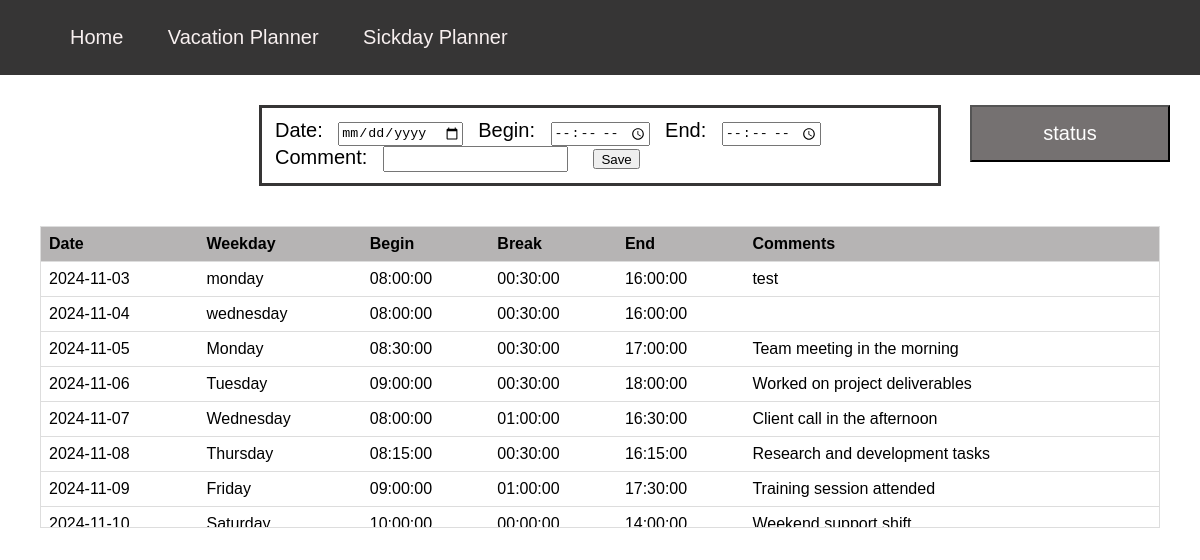
The page / on the database its author committed.
### tables this page shows
CREATE TABLE `day` (
  `id` int(11) NOT NULL,
  `date` date NOT NULL,
  `weekday` text DEFAULT NULL,
  `time_started` time DEFAULT NULL,
  `time_ended` time DEFAULT NULL,
  `time_worked` time DEFAULT NULL,
  `time_break` time DEFAULT NULL,
  `comment` text NOT NULL
);

### index.php (the view, shortened to what this page needs)
<!DOCTYPE html>
<html lang="en">
<head>
    <link rel="stylesheet" href="main.css">
</head>
<body>
    <nav class="navigation">
        <div class="navlist">
            <ul>
                <li class="navelement"><a href="index.html" class="navlink">Home</a></li>
                <li class="navelement"><a href="vacation.html" class="navlink">Vacation Planner</a></li>
                <li class="navelement"><a href="sickdays.html" class="navlink">Sickday Planner</a></li>
            </ul>
        </div>
    </nav>
    <main>
        <div class="notifbuttonbox">
            <button type="button" class="statsbutton"><a href="vacationstatus.html">status</a></button>
        </div>
        <div class="vacationbox">
            <form action="<?php echo htmlspecialchars($_SERVER["PHP_SELF"]);?>" method="POST" class="vacationform">
                Date: <input type="date" name="date" class="vacainput" required>
                Begin: <input type="time" name="time_started" class="vacainput" required>
                End: <input type="time" name="time_ended" class="vacainput" required>
                Comment: <input type="text" name="comment" class="vacainput">
                <input type="submit" value="Save" class="vacainput">
            </form>
        </div>
        <div class="table-container">
            <table>
                <thead>
                    <tr>
                        <th>Date</th>
                        <th>Weekday</th>
                        <th>Begin</th>
                        <th>Break</th>
                        <th>End</th>
                        <th>Comments</th>
                    </tr>
                </thead>
                <tbody>
                    <?php
                    $servername = "localhost";
                    $username = "root";
                    $password = "";
                    $dbname = "time_management";
                    $conn = new mysqli($servername, $username, $password, $dbname);
                    $sql = "SELECT * FROM day ORDER BY date";
                    $result = $conn->query($sql);
                    if ($result->num_rows > 0) {
                        while($row = $result->fetch_assoc()) {
                            echo "<tr>";
                            echo "<td>" . $row["date"] . "</td>";
                            echo "<td>" . $row["weekday"] . "</td>";
                            echo "<td>" . $row["time_started"] . "</td>";
                            echo "<td>" . $row["time_break"] . "</td>";
                            echo "<td>" . $row["time_ended"] . "</td>";
                            echo "<td>" . $row["comment"] . "</td>";
                            echo "</tr>";
                        }
                    } else {
                        echo "<tr><td colspan='6'>No data available</td></tr>";
                    }
                    ?>
                </tbody>
            </table>
        </div>
    </main>
</body>
</html>

### main.css (style rules this page uses)
body { margin: 0; font-family: Arial, sans-serif; }
a { text-decoration: none; color: #ffffff; }
.table-container { margin: 40px; height: 300px; overflow-y: scroll; border: 1px solid #ddd; }
table { width: 100%; border-collapse: collapse; }
th { padding: 8px; text-align: left; border-bottom: 1px solid #ddd; background-color: #b6b4b4; }
td { padding: 8px; text-align: left; border-bottom: 1px solid #ddd; }
.navigation { background-color: #363535; display : flex; }
.navlist { list-style-type: none; padding: 10px; }
.navelement { display: flex; background-color: #363535; text-align: center; padding: 20px; display: inline; }
.navlink { color: #f7efef; text-decoration: none; font-size: 20px; }
.statsbutton { margin-left: 50px; background-color: #757171; padding: 15px 20px; font-size: 20px; width: 200px; color: #ffffff; }
.notifbuttonbox { margin-right: 30px; float: right; }
.vacationbox { padding: 14px 16px; box-shadow: inset 0 0 0 3px #363535; margin: auto; margin-top: 30px; width: 650px; font-size: 20px; text-decoration: solid; align-items: center; }
.vacainput { height: 20px; margin-left: 10px; margin-right: 10px; }

### rows shown on the page
day: date "2024-11-03", weekday "monday", time_started "08:00:00", time_break "00:30:00", time_ended "16:00:00", comment "test"
day: date "2024-11-04", weekday "wednesday", time_started "08:00:00", time_break "00:30:00", time_ended "16:00:00"
day: date "2024-11-05", weekday "Monday", time_started "08:30:00", time_break "00:30:00", time_ended "17:00:00", comment "Team meeting in the morning"
day: date "2024-11-06", weekday "Tuesday", time_started "09:00:00", time_break "00:30:00", time_ended "18:00:00", comment "Worked on project deliverables"
day: date "2024-11-07", weekday "Wednesday", time_started "08:00:00", time_break "01:00:00", time_ended "16:30:00", comment "Client call in the afternoon"
day: date "2024-11-08", weekday "Thursday", time_started "08:15:00", time_break "00:30:00", time_ended "16:15:00", comment "Research and development tasks"
day: date "2024-11-09", weekday "Friday", time_started "09:00:00", time_break "01:00:00", time_ended "17:30:00", comment "Training session attended"
day: date "2024-11-10", weekday "Saturday", time_started "10:00:00", time_break "00:00:00", time_ended "14:00:00", comment "Weekend support shift"
